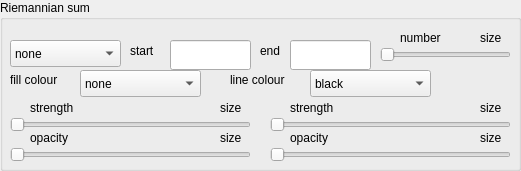
    <widget class="QGroupBox" name="sum_group">
     <property name="geometry">
      <rect>
       <x>10</x>
       <y>330</y>
       <width>521</width>
       <height>171</height>
      </rect>
     </property>
     <property name="title">
      <string>Riemannian sum</string>
     </property>
     <widget class="QLabel" name="label_187">
      <property name="geometry">
       <rect>
        <x>130</x>
        <y>40</y>
        <width>41</width>
        <height>21</height>
       </rect>
      </property>
      <property name="text">
       <string>start</string>
      </property>
     </widget>
     <widget class="QLabel" name="label_194">
      <property name="geometry">
       <rect>
        <x>260</x>
        <y>40</y>
        <width>31</width>
        <height>21</height>
       </rect>
      </property>
      <property name="text">
       <string>end</string>
      </property>
     </widget>
     <widget class="QLabel" name="label_195">
      <property name="geometry">
       <rect>
        <x>400</x>
        <y>30</y>
        <width>61</width>
        <height>16</height>
       </rect>
      </property>
      <property name="text">
       <string>number</string>
      </property>
     </widget>
     <widget class="QComboBox" name="fct_cb_selector_sum_fill_colour_name">
      <property name="geometry">
       <rect>
        <x>80</x>
        <y>70</y>
        <width>121</width>
        <height>27</height>
       </rect>
      </property>
      <property name="focusPolicy">
       <enum>Qt::ClickFocus</enum>
      </property>
      <item>
       <property name="text">
        <string>none</string>
       </property>
      </item>
      <item>
       <property name="text">
        <string>black</string>
       </property>
      </item>
      <item>
       <property name="text">
        <string>blue</string>
       </property>
      </item>
      <item>
       <property name="text">
        <string>brown</string>
       </property>
      </item>
      <item>
       <property name="text">
        <string>cyan</string>
       </property>
      </item>
      <item>
       <property name="text">
        <string>darkgray</string>
       </property>
      </item>
      <item>
       <property name="text">
        <string>gray</string>
       </property>
      </item>
      <item>
       <property name="text">
        <string>green</string>
       </property>
      </item>
      <item>
       <property name="text">
        <string>lightgray</string>
       </property>
      </item>
      <item>
       <property name="text">
        <string>lime</string>
       </property>
      </item>
      <item>
       <property name="text">
        <string>magenta</string>
       </property>
      </item>
      <item>
       <property name="text">
        <string>olive</string>
       </property>
      </item>
      <item>
       <property name="text">
        <string>orange</string>
       </property>
      </item>
      <item>
       <property name="text">
        <string>pink</string>
       </property>
      </item>
      <item>
       <property name="text">
        <string>purple</string>
       </property>
      </item>
      <item>
       <property name="text">
        <string>red</string>
       </property>
      </item>
      <item>
       <property name="text">
        <string>teal</string>
       </property>
      </item>
      <item>
       <property name="text">
        <string>violet</string>
       </property>
      </item>
      <item>
       <property name="text">
        <string>white</string>
       </property>
      </item>
      <item>
       <property name="text">
        <string>yellow</string>
       </property>
      </item>
     </widget>
     <widget class="QLabel" name="label_200">
      <property name="geometry">
       <rect>
        <x>10</x>
        <y>70</y>
        <width>71</width>
        <height>21</height>
       </rect>
      </property>
      <property name="focusPolicy">
       <enum>Qt::ClickFocus</enum>
      </property>
      <property name="text">
       <string>fill colour</string>
      </property>
     </widget>
     <widget class="QSlider" name="fct_hslider_sum_fill_strength">
      <property name="geometry">
       <rect>
        <x>10</x>
        <y>110</y>
        <width>241</width>
        <height>29</height>
       </rect>
      </property>
      <property name="focusPolicy">
       <enum>Qt::ClickFocus</enum>
      </property>
      <property name="maximum">
       <number>100</number>
      </property>
      <property name="singleStep">
       <number>1</number>
      </property>
      <property name="value">
       <number>0</number>
      </property>
      <property name="orientation">
       <enum>Qt::Horizontal</enum>
      </property>
     </widget>
     <widget class="QLabel" name="fct_label_sum_fill_strength">
      <property name="geometry">
       <rect>
        <x>220</x>
        <y>100</y>
        <width>41</width>
        <height>17</height>
       </rect>
      </property>
      <property name="focusPolicy">
       <enum>Qt::ClickFocus</enum>
      </property>
      <property name="text">
       <string>size</string>
      </property>
     </widget>
     <widget class="QLabel" name="label_199">
      <property name="geometry">
       <rect>
        <x>30</x>
        <y>100</y>
        <width>81</width>
        <height>17</height>
       </rect>
      </property>
      <property name="focusPolicy">
       <enum>Qt::ClickFocus</enum>
      </property>
      <property name="text">
       <string>strength</string>
      </property>
     </widget>
     <widget class="QComboBox" name="fct_cb_selector_sum_line_colour_name">
      <property name="geometry">
       <rect>
        <x>310</x>
        <y>70</y>
        <width>121</width>
        <height>27</height>
       </rect>
      </property>
      <property name="focusPolicy">
       <enum>Qt::ClickFocus</enum>
      </property>
      <item>
       <property name="text">
        <string>black</string>
       </property>
      </item>
      <item>
       <property name="text">
        <string>blue</string>
       </property>
      </item>
      <item>
       <property name="text">
        <string>brown</string>
       </property>
      </item>
      <item>
       <property name="text">
        <string>cyan</string>
       </property>
      </item>
      <item>
       <property name="text">
        <string>darkgray</string>
       </property>
      </item>
      <item>
       <property name="text">
        <string>gray</string>
       </property>
      </item>
      <item>
       <property name="text">
        <string>green</string>
       </property>
      </item>
      <item>
       <property name="text">
        <string>lightgray</string>
       </property>
      </item>
      <item>
       <property name="text">
        <string>lime</string>
       </property>
      </item>
      <item>
       <property name="text">
        <string>magenta</string>
       </property>
      </item>
      <item>
       <property name="text">
        <string>olive</string>
       </property>
      </item>
      <item>
       <property name="text">
        <string>orange</string>
       </property>
      </item>
      <item>
       <property name="text">
        <string>pink</string>
       </property>
      </item>
      <item>
       <property name="text">
        <string>purple</string>
       </property>
      </item>
      <item>
       <property name="text">
        <string>red</string>
       </property>
      </item>
      <item>
       <property name="text">
        <string>teal</string>
       </property>
      </item>
      <item>
       <property name="text">
        <string>violet</string>
       </property>
      </item>
      <item>
       <property name="text">
        <string>white</string>
       </property>
      </item>
      <item>
       <property name="text">
        <string>yellow</string>
       </property>
      </item>
     </widget>
     <widget class="QLabel" name="label_201">
      <property name="geometry">
       <rect>
        <x>230</x>
        <y>70</y>
        <width>71</width>
        <height>21</height>
       </rect>
      </property>
      <property name="focusPolicy">
       <enum>Qt::ClickFocus</enum>
      </property>
      <property name="text">
       <string>line colour</string>
      </property>
     </widget>
     <widget class="QComboBox" name="fct_cb_selector_sum_type">
      <property name="geometry">
       <rect>
        <x>10</x>
        <y>40</y>
        <width>111</width>
        <height>27</height>
       </rect>
      </property>
      <item>
       <property name="text">
        <string>none</string>
       </property>
      </item>
      <item>
       <property name="text">
        <string>supremum</string>
       </property>
      </item>
      <item>
       <property name="text">
        <string>infimum</string>
       </property>
      </item>
      <item>
       <property name="text">
        <string>middle</string>
       </property>
      </item>
     </widget>
     <widget class="QLineEdit" name="fct_le_sum_start">
      <property name="geometry">
       <rect>
        <x>170</x>
        <y>40</y>
        <width>81</width>
        <height>30</height>
       </rect>
      </property>
      <property name="focusPolicy">
       <enum>Qt::ClickFocus</enum>
      </property>
     </widget>
     <widget class="QLineEdit" name="fct_le_sum_end">
      <property name="geometry">
       <rect>
        <x>290</x>
        <y>40</y>
        <width>81</width>
        <height>30</height>
       </rect>
      </property>
      <property name="focusPolicy">
       <enum>Qt::ClickFocus</enum>
      </property>
     </widget>
     <widget class="QSlider" name="fct_hslider_sum_number">
      <property name="geometry">
       <rect>
        <x>380</x>
        <y>40</y>
        <width>131</width>
        <height>29</height>
       </rect>
      </property>
      <property name="maximum">
       <number>100</number>
      </property>
      <property name="orientation">
       <enum>Qt::Horizontal</enum>
      </property>
     </widget>
     <widget class="QLabel" name="label_182">
      <property name="geometry">
       <rect>
        <x>290</x>
        <y>100</y>
        <width>81</width>
        <height>17</height>
       </rect>
      </property>
      <property name="focusPolicy">
       <enum>Qt::ClickFocus</enum>
      </property>
      <property name="text">
       <string>strength</string>
      </property>
     </widget>
     <widget class="QLabel" name="fct_label_sum_line_strength">
      <property name="geometry">
       <rect>
        <x>480</x>
        <y>100</y>
        <width>31</width>
        <height>17</height>
       </rect>
      </property>
      <property name="focusPolicy">
       <enum>Qt::ClickFocus</enum>
      </property>
      <property name="text">
       <string>size</string>
      </property>
     </widget>
     <widget class="QSlider" name="fct_hslider_sum_line_strength">
      <property name="geometry">
       <rect>
        <x>270</x>
        <y>110</y>
        <width>241</width>
        <height>29</height>
       </rect>
      </property>
      <property name="focusPolicy">
       <enum>Qt::ClickFocus</enum>
      </property>
      <property name="maximum">
       <number>100</number>
      </property>
      <property name="singleStep">
       <number>1</number>
      </property>
      <property name="value">
       <number>0</number>
      </property>
      <property name="orientation">
       <enum>Qt::Horizontal</enum>
      </property>
     </widget>
     <widget class="QLabel" name="label_181">
      <property name="geometry">
       <rect>
        <x>290</x>
        <y>130</y>
        <width>81</width>
        <height>17</height>
       </rect>
      </property>
      <property name="focusPolicy">
       <enum>Qt::ClickFocus</enum>
      </property>
      <property name="text">
       <string>opacity</string>
      </property>
     </widget>
     <widget class="QSlider" name="fct_hslider_sum_line_opacity">
      <property name="geometry">
       <rect>
        <x>270</x>
        <y>140</y>
        <width>241</width>
        <height>29</height>
       </rect>
      </property>
      <property name="focusPolicy">
       <enum>Qt::ClickFocus</enum>
      </property>
      <property name="maximum">
       <number>100</number>
      </property>
      <property name="singleStep">
       <number>1</number>
      </property>
      <property name="value">
       <number>0</number>
      </property>
      <property name="orientation">
       <enum>Qt::Horizontal</enum>
      </property>
     </widget>
     <widget class="QLabel" name="fct_label_sum_line_opacity">
      <property name="geometry">
       <rect>
        <x>480</x>
        <y>130</y>
        <width>31</width>
        <height>17</height>
       </rect>
      </property>
      <property name="focusPolicy">
       <enum>Qt::ClickFocus</enum>
      </property>
      <property name="text">
       <string>size</string>
      </property>
     </widget>
     <widget class="QLabel" name="fct_label_sum_number">
      <property name="geometry">
       <rect>
        <x>480</x>
        <y>30</y>
        <width>41</width>
        <height>17</height>
       </rect>
      </property>
      <property name="focusPolicy">
       <enum>Qt::ClickFocus</enum>
      </property>
      <property name="text">
       <string>size</string>
      </property>
     </widget>
     <widget class="QSlider" name="fct_hslider_sum_fill_opacity">
      <property name="geometry">
       <rect>
        <x>10</x>
        <y>140</y>
        <width>241</width>
        <height>29</height>
       </rect>
      </property>
      <property name="focusPolicy">
       <enum>Qt::ClickFocus</enum>
      </property>
      <property name="maximum">
       <number>100</number>
      </property>
      <property name="singleStep">
       <number>1</number>
      </property>
      <property name="value">
       <number>0</number>
      </property>
      <property name="orientation">
       <enum>Qt::Horizontal</enum>
      </property>
     </widget>
     <widget class="QLabel" name="fct_label_sum_fill_opacity">
      <property name="geometry">
       <rect>
        <x>220</x>
        <y>130</y>
        <width>31</width>
        <height>17</height>
       </rect>
      </property>
      <property name="focusPolicy">
       <enum>Qt::ClickFocus</enum>
      </property>
      <property name="text">
       <string>size</string>
      </property>
     </widget>
     <widget class="QLabel" name="label_226">
      <property name="geometry">
       <rect>
        <x>30</x>
        <y>130</y>
        <width>81</width>
        <height>17</height>
       </rect>
      </property>
      <property name="focusPolicy">
       <enum>Qt::ClickFocus</enum>
      </property>
      <property name="text">
       <string>opacity</string>
      </property>
     </widget>
    </widget>
